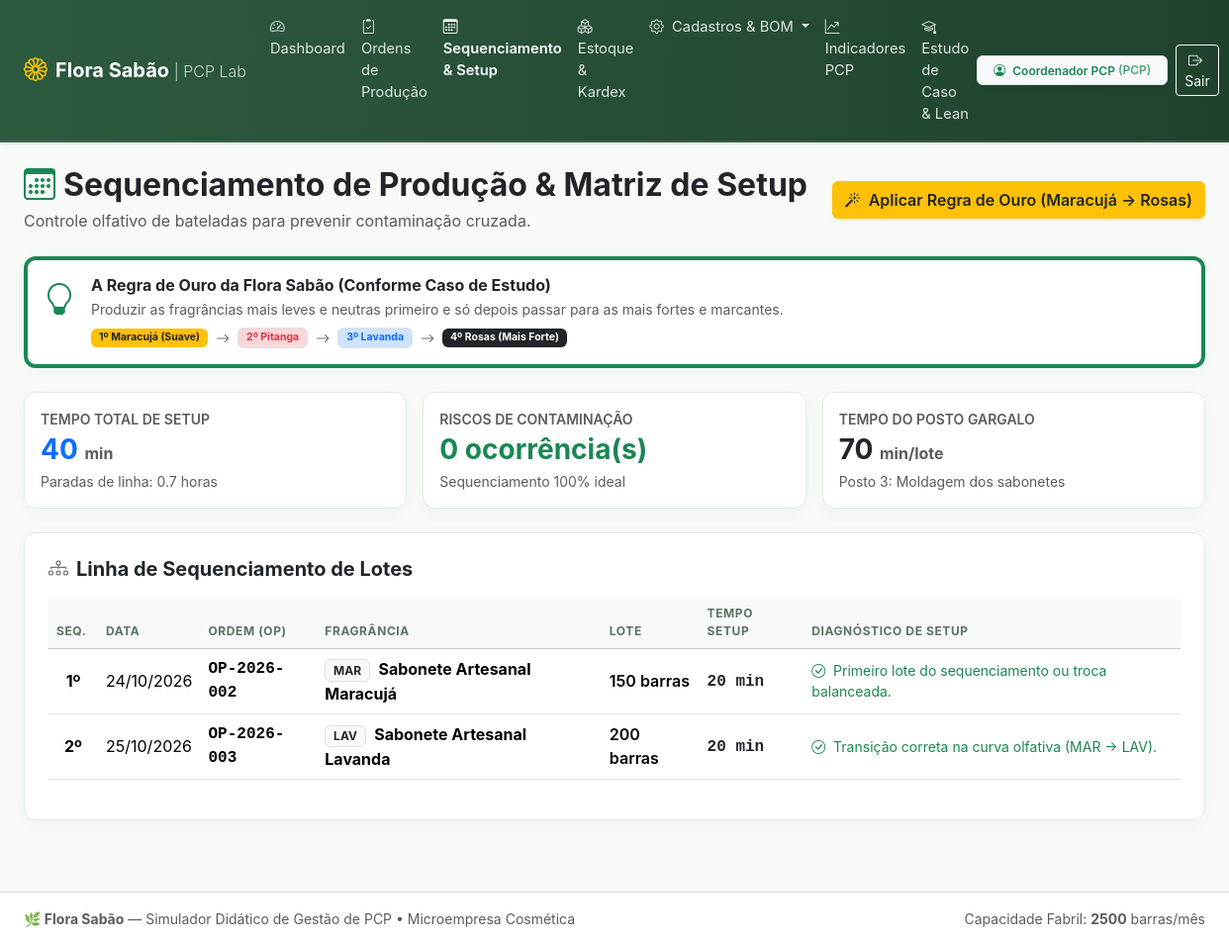
The app's page /pages/programacao.php (signed in) with its own data.
### tables this page shows
CREATE TABLE `ordens_producao` (
    `id` INT AUTO_INCREMENT PRIMARY KEY,
    `numero` VARCHAR(20) NOT NULL UNIQUE,
    `produto_id` INT NOT NULL,
    `quantidade_planejada` INT NOT NULL,
    `quantidade_produzida` INT NOT NULL DEFAULT 0,
    `quantidade_refugo` INT NOT NULL DEFAULT 0,
    `data_programada` DATE NOT NULL,
    `data_inicio` DATETIME NULL,
    `data_finalizacao` DATETIME NULL,
    `status` ENUM(
        'planejada',
        'em_producao',
        'finalizada',
        'cancelada'
    ) NOT NULL DEFAULT 'planejada',
    `observacoes` TEXT NULL,
    `created_at` DATETIME DEFAULT CURRENT_TIMESTAMP,
    FOREIGN KEY (`produto_id`) REFERENCES `produtos`(`id`)
);

CREATE TABLE `produtos` (
    `id` INT AUTO_INCREMENT PRIMARY KEY,
    `codigo` VARCHAR(10) NOT NULL UNIQUE,
    `nome` VARCHAR(50) NOT NULL,
    `aroma` VARCHAR(50) NOT NULL,
    `peso_barra_g` DECIMAL(6, 2) NOT NULL DEFAULT 100.00,
    `intensidade_aroma` ENUM('suave', 'moderado', 'intenso') NOT NULL DEFAULT 'moderado',
    `estoque_atual` INT NOT NULL DEFAULT 0,
    `estoque_minimo` INT NOT NULL DEFAULT 50,
    `preco_venda` DECIMAL(10, 2) NOT NULL DEFAULT 14.90,
    `ativo` TINYINT(1) NOT NULL DEFAULT 1
);

### pages/programacao.php (the view, shortened to what this page needs)
<?php
require_once __DIR__ . '/../config/database.php';
$escala_oficial = ORDEM_AROMAS_RECOMENDADA;
$stmt = $pdo->query("
    SELECT op.id, op.numero, op.quantidade_planejada, op.data_programada, op.status,
           p.nome AS produto_nome, p.codigo AS produto_codigo, p.aroma, p.intensidade_aroma
    FROM ordens_producao op
    JOIN produtos p ON op.produto_id = p.id
    WHERE op.status IN ('planejada', 'em_producao')
    ORDER BY op.data_programada ASC, op.id ASC
");
$fila_producao = $stmt->fetchAll();
$sequencia_analisada = [];
$total_tempo_setup_min = 0;
$total_riscos_contaminacao = 0;
$op_anterior = null;
foreach ($fila_producao as $op) {
    $setup_min = TEMPO_SETUP_PADRAO_MIN;
    $tipo_setup = 'padrao';
    $alerta_contaminacao = false;
    $motivo_setup = 'Primeiro lote do sequenciamento ou troca balanceada.';
    if ($op_anterior !== null) {
        $pos_ant = $escala_oficial[$op_anterior['produto_codigo']] ?? 2;
        $pos_atual = $escala_oficial[$op['produto_codigo']] ?? 2;
        if ($op_anterior['produto_codigo'] === $op['produto_codigo']) {
            $setup_min = 15;
            $tipo_setup = 'mesmo_produto';
            $motivo_setup = 'Mesma fragrância: apenas raspagem e limpeza de bico de enchimento.';
        } else {
            $setup_min = 20;
            $tipo_setup = 'transicao_suave';
            $motivo_setup = "Transição correta na curva olfativa ({$op_anterior['produto_codigo']} &rarr; {$op['produto_codigo']}).";
        }
    }
    $total_tempo_setup_min += $setup_min;
    $sequencia_analisada[] = [
        'op' => $op,
        'setup_min' => $setup_min,
        'tipo_setup' => $tipo_setup,
        'alerta_contaminacao' => $alerta_contaminacao,
        'motivo_setup' => $motivo_setup,
        'anterior' => $op_anterior
    ];
    $op_anterior = $op;
}
require_once __DIR__ . '/../includes/header.php';
require_once __DIR__ . '/../includes/navbar.php';
?>
<div class="container-fluid px-4 pb-4">
    <div class="d-flex flex-column flex-md-row justify-content-between align-items-md-center gap-3 mb-4">
        <div>
            <h2 class="fw-bold mb-1 text-dark">
                <i class="bi bi-calendar3 text-success me-2"></i>Sequenciamento de Produção & Matriz de Setup
            </h2>
            <p class="text-muted mb-0">Controle olfativo de bateladas para prevenir contaminação cruzada.</p>
        </div>
        <div>
            <form method="POST" action="programacao.php" class="d-inline"
                onsubmit="return confirm('Deseja reorganizar a fila conforme a Regra de Ouro (Maracujá -> Pitanga -> Lavanda -> Rosas)?');">
                <button type="submit" class="btn btn-warning shadow-sm fw-semibold text-dark">
                    <i class="bi bi-magic me-1"></i> Aplicar Regra de Ouro (Maracujá &rarr; Rosas)
                </button>
            </form>
        </div>
    </div>
    <div class="card card-custom bg-white p-3 mb-4 border-start border-4 border-success">
        <div class="d-flex align-items-start gap-3">
            <div class="fs-2 text-success"><i class="bi bi-lightbulb"></i></div>
            <div>
                <h6 class="fw-bold text-dark mb-1">A Regra de Ouro da Flora Sabão (Conforme Caso de Estudo)</h6>
                <p class="small text-muted mb-2">
                    Produzir as fragrâncias mais leves e neutras primeiro e só depois passar para as mais fortes e
                    marcantes.
                </p>
                <div class="d-flex flex-wrap align-items-center gap-2 small">
                    <span class="badge bg-warning text-dark px-2 py-1">1º Maracujá (Suave)</span>
                    <i class="bi bi-arrow-right text-muted"></i>
                    <span class="badge bg-danger-subtle text-danger border px-2 py-1">2º Pitanga</span>
                    <i class="bi bi-arrow-right text-muted"></i>
                    <span class="badge bg-primary-subtle text-primary border px-2 py-1">3º Lavanda</span>
                    <i class="bi bi-arrow-right text-muted"></i>
                    <span class="badge bg-dark text-white px-2 py-1">4º Rosas (Mais Forte)</span>
                </div>
            </div>
        </div>
    </div>
    <div class="row g-3 mb-4">
        <div class="col-12 col-sm-4">
            <div class="card card-custom bg-white p-3 h-100">
                <span class="text-muted small text-uppercase fw-semibold">Tempo Total de Setup</span>
                <h3 class="fw-bold my-1 text-primary"><?= $total_tempo_setup_min ?> <small
                        class="fs-6 text-muted">min</small></h3>
                <small class="text-muted">Paradas de linha: <?= round($total_tempo_setup_min / 60, 1) ?> horas</small>
            </div>
        </div>
        <div class="col-12 col-sm-4">
            <div class="card card-custom bg-white p-3 h-100">
                <span class="text-muted small text-uppercase fw-semibold">Riscos de Contaminação</span>
                <h3 class="fw-bold my-1 <?= $total_riscos_contaminacao > 0 ? 'text-danger' : 'text-success' ?>">
                    <?= $total_riscos_contaminacao ?> ocorrência(s)
                </h3>
                <small
                    class="text-muted"><?= $total_riscos_contaminacao > 0 ? 'Exigem 45 min de sanitização pesada' : 'Sequenciamento 100% ideal' ?></small>
            </div>
        </div>
        <div class="col-12 col-sm-4">
            <div class="card card-custom bg-white p-3 h-100">
                <span class="text-muted small text-uppercase fw-semibold">Tempo do Posto Gargalo</span>
                <h3 class="fw-bold my-1 text-dark"><?= TEMPO_GARGALO_LOTE_MIN ?> <small
                        class="fs-6 text-muted">min/lote</small></h3>
                <small class="text-muted">Posto 3: Moldagem dos sabonetes</small>
            </div>
        </div>
    </div>
    <div class="card card-custom bg-white p-4">
        <h5 class="fw-bold mb-3 text-dark">
            <i class="bi bi-diagram-3 me-2 text-secondary"></i>Linha de Sequenciamento de Lotes
        </h5>
        <?php if (empty($sequencia_analisada)): ?>
            <div class="text-center py-5 text-muted">Não há ordens de produção ativas na fila.</div>
        <?php else: ?>
            <div class="table-responsive">
                <table class="table align-middle">
                    <thead class="table-light small text-uppercase">
                        <tr>
                            <th style="width: 50px;">Seq.</th>
                            <th>Data</th>
                            <th>Ordem (OP)</th>
                            <th>Fragrância</th>
                            <th>Lote</th>
                            <th>Tempo Setup</th>
                            <th>Diagnóstico de Setup</th>
                        </tr>
                    </thead>
                    <tbody>
                        <?php foreach ($sequencia_analisada as $idx => $item):
                            $op = $item['op'];
                            ?>
                            <tr class="<?= $item['alerta_contaminacao'] ? 'table-danger' : '' ?>">
                                <td class="fw-bold text-center"><?= $idx + 1 ?>º</td>
                                <td><?= date('d/m/Y', strtotime($op['data_programada'])) ?></td>
                                <td class="fw-bold font-monospace"><?= htmlspecialchars($op['numero']) ?></td>
                                <td>
                                    <span
                                        class="badge bg-light text-dark border me-1"><?= htmlspecialchars($op['produto_codigo']) ?></span>
                                    <strong><?= htmlspecialchars($op['produto_nome']) ?></strong>
                                </td>
                                <td class="fw-semibold"><?= $op['quantidade_planejada'] ?> barras</td>
                                <td>
                                    <strong class="font-monospace <?= $item['setup_min'] > 20 ? 'text-danger' : 'text-dark' ?>">
                                        <?= $item['setup_min'] ?> min
                                    </strong>
                                </td>
                                <td>
                                    <?php if ($item['alerta_contaminacao']): ?>
                                        <span class="text-danger fw-semibold small d-block">
                                            <i class="bi bi-exclamation-triangle-fill me-1"></i> <?= $item['motivo_setup'] ?>
                                        </span>
                                    <?php else: ?>
                                        <span class="text-success small d-block">
                                            <i class="bi bi-check-circle me-1"></i> <?= $item['motivo_setup'] ?>
                                        </span>
                                    <?php endif; ?>
                </td>
                </tr>
            <?php endforeach; ?>
            </tbody>
            </table>
        </div>
    <?php endif; ?>
</div>
</div>
<?php
require_once __DIR__ . '/../includes/footer.php';

### assets/css/style.css (style rules this page uses)
:root { --flora-primary: #2d5a3f; --flora-primary-hover: #234731; --flora-secondary: #4f772d; --flora-bg: #f7faf7; --flora-card-bg: #ffffff; --flora-accent: #eaf2eb; --flora-border: #e2ece3; --flora-text-main: #2b3a2f; }
body { background-color: var(--flora-bg); color: var(--flora-text-main); font-family: -apple-system, BlinkMacSystemFont, "Segoe UI", Roboto, "Helvetica Neue", Arial, sans-serif; min-height: 100vh; display: flex; flex-direction: column; }
.card-custom { background: var(--flora-card-bg); border: 1px solid var(--flora-border); border-radius: 12px; box-shadow: 0 4px 16px rgba(45, 90, 63, 0.04); transition: transform 0.2s ease, box-shadow 0.2s ease; }
.table thead th { font-size: 0.75rem; letter-spacing: 0.05em; color: #5a7361; font-weight: 700; }

### records on screen
ordens_producao: data_programada "24/10/2026", numero "OP-2026-002", produto.codigo "MAR", produto.nome "Sabonete Artesanal Maracujá", quantidade_planejada "150", setup_min "20", motivo_setup "Primeiro lote do sequenciamento ou troca balanceada."
ordens_producao: data_programada "25/10/2026", numero "OP-2026-003", produto.codigo "LAV", produto.nome "Sabonete Artesanal Lavanda", quantidade_planejada "200", setup_min "20", motivo_setup "Transição correta na curva olfativa (MAR → LAV)."

### other values on screen
$_SESSION['usuario_nome'] "Coordenador PCP"
$_SESSION['usuario_perfil'] "PCP"
$total_tempo_setup_min "40"
$total_tempo_setup_min / 60 "0.7"
$total_riscos_contaminacao "0"
TEMPO_GARGALO_LOTE_MIN "70"
CAPACIDADE_MENSAL_BARRAS "2500"
